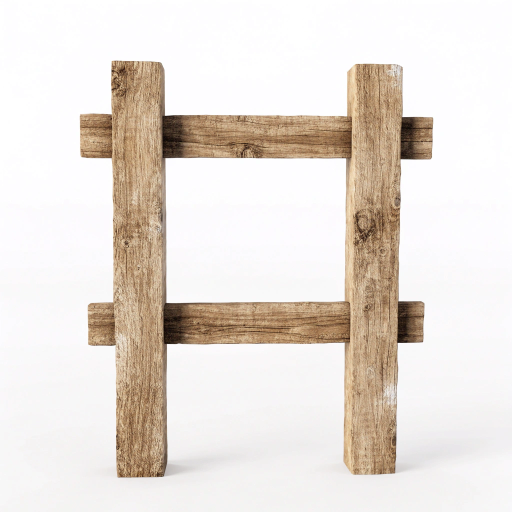
#> input picture tools/source_art/struct_fence_wood.png, 1024 x 1024 px (shown at 1/2 size)
$ python prepare_fence_art.py
#> lines starting #> are read from the running program, lines starting #| are printed output that depends on the picture; after the words box and inside, x2 and y2 are one past the last pixel; in counts of white or black regions, pixels touching at a corner belong together
### tools/prepare_building_art.py
#!/usr/bin/env python3
"""Clean up the ground tiles and building pictures received in #40 and write them to raw_assets/.

The originals are in tools/source_art/ and are never changed. For each one this script:

  * gives it a real alpha channel where it has none. The two windmill pictures came as JPEGs
    with the grey-and-white "transparency" checkerboard painted into the pixels; the board is
    keyed out by its colour (flat grey of the board's two tones) and by being reachable from
    the edge of the picture, or lying in a pocket of board inside the picture;
  * strips the pale halo that background removal left round the ground tiles and the blades
    (white wisps along the edges, a few bluish specks) and drops stray specks that are not
    part of the picture (a blue dot in a corner of the soil tile);
  * brings it to the atlas' source scale, 720 px per tile, where that makes it smaller:
    the ground tiles and the greenhouse are resized so that their footprint is exactly one
    tile wide; the tiles are also stretched upright so that their top face is a 2:1 diamond,
    the shape of a tile in the game;
  * works out its anchor (the point that stands on the ground) and, for the buildings that
    would have to be enlarged to cover their footprint, the scale they are drawn at, and
    writes both into atlas_overrides.json for asset_packer.py.

The hut, the well and the five decorations of #74 (PROPS) came on white, 1024 x 1024, like the
crops: they are cut out of it first (prepare_drawable_art.cut_out), taking out only the plain
white, as the hut's plinth is a pale cream that the usual cut bit into.

Usage:
  python tools/prepare_building_art.py                 # writes raw_assets/ and the overrides
  python tools/prepare_building_art.py --preview out/  # also writes preview pictures

Requires Pillow and numpy.
"""

from __future__ import annotations

import argparse
import json
from pathlib import Path

import numpy as np
from PIL import Image

TOOLS = Path(__file__).resolve().parent
SOURCE = TOOLS / "source_art"
RAW = TOOLS / "raw_assets"
OVERRIDES = TOOLS / "atlas_overrides.json"

#: Source pixels per tile, the scale asset_packer.py is run with (--source-tile-width 720).
TILE = 720

ALPHA_MIN = 8


# --- Masks -------------------------------------------------------------------------------------

def dilate(mask: np.ndarray, times: int = 1) -> np.ndarray:
    out = mask.copy()
    for _ in range(times):
        grown = out.copy()
        grown[1:, :] |= out[:-1, :]
        grown[:-1, :] |= out[1:, :]
        grown[:, 1:] |= out[:, :-1]
        grown[:, :-1] |= out[:, 1:]
        out = grown
    return out


def reconstruct(seed: np.ndarray, mask: np.ndarray) -> np.ndarray:
    """Everything in [mask] connected to [seed] (4-connected)."""
    region = seed & mask
    while True:
        grown = dilate(region) & mask
        if (grown == region).all():
            return region
        region = grown


def components(mask: np.ndarray) -> list[np.ndarray]:
    """The connected parts of [mask], largest first."""
    left = mask.copy()
    parts = []
    while left.any():
        y, x = np.argwhere(left)[0]
        seed = np.zeros_like(left)
        seed[y, x] = True
        part = reconstruct(seed, left)
        parts.append(part)
        left &= ~part
    return sorted(parts, key=lambda p: -p.sum())


def border(shape) -> np.ndarray:
    b = np.zeros(shape, bool)
    b[0, :] = b[-1, :] = b[:, 0] = b[:, -1] = True
    return b


# --- Cleaning ----------------------------------------------------------------------------------

# [85 lines left out: functions key_out_checkerboard, strip_halo, keep_main_part, not called in this run]


def crop(rgba: np.ndarray) -> np.ndarray:
    ys, xs = np.where(rgba[:, :, 3] > ALPHA_MIN)
    return rgba[ys.min():ys.max() + 1, xs.min():xs.max() + 1]


def resize(rgba: np.ndarray, sx: float, sy: float) -> np.ndarray:
    h, w = rgba.shape[:2]
    size = (max(1, round(w * sx)), max(1, round(h * sy)))
    # Premultiplied, so that transparent pixels do not bleed their colour into the edge.
    image = Image.fromarray(rgba, "RGBA").convert("RGBa").resize(size, Image.LANCZOS).convert("RGBA")
    return np.array(image)


# --- Measuring ---------------------------------------------------------------------------------

# [54 lines left out: functions base_of, ground_centre_y, top_face_of, not called in this run]


# --- The pictures ------------------------------------------------------------------------------

def load(name: str) -> np.ndarray:
    return np.array(Image.open(SOURCE / name).convert("RGBA"))


# [190 lines left out: functions flatten_light, prepare_tile, flat_to_tile, bilinear, fit_plinth, not called in this run]


#: How high, as a share of the base's width, the foot of each picture may be stretched
#: ([fit_plinth]): up to where the stones meet the walls.
PLINTH_BAND = {"struct_cottage": 0.2, "struct_hut": 0.16}


# [42 lines left out: functions prepare_plinthed, prepare_building, not called in this run]


#: The pictures of #74, each (source, how it is sized):
#:   ("tiles", n)   a building over its footprint, n tiles across ([prepare_building]);
#:   ("w", share)   a decoration [share] of a tile wide; ("h", share) as tall: about the size it
#:                  was drawn in code, within its cell.
#: [band] is how much of the foot of the picture its base is looked for in ([base_of]): the well's
#: bucket hangs down to near the foot of the stones, so only the lowest part is taken there; the
#: bench's back legs end well above its front ones.
PROPS: dict[str, tuple[str, tuple, float]] = {
    "struct_hut": ("building_hut.png", ("tiles", 2), 0.35),
    "struct_well": ("building_well.png", ("w", 0.86), 0.12),
    "deco_rock": ("deco_rock.png", ("w", 0.46), 0.35),
    "deco_bench": ("deco_bench.png", ("w", 0.56), 0.45),
    "deco_lantern": ("deco_lantern.png", ("h", 0.44), 0.2),
    "deco_sprinkler": ("deco_sprinkler.png", ("h", 0.34), 0.2),
    "deco_weathervane": ("deco_weathervane.png", ("h", 0.8), 0.08),
    "deco_starter_crate": ("deco_starter_crate.png", ("w", 0.42), 0.2),
    "deco_bench_back": ("bench_back.png", ("w", 0.56), 0.45),
    "deco_rock_flat": ("rock_flat.png", ("w", 0.5), 0.35),
    "deco_rock_mossy": ("rock_mossy.png", ("w", 0.5), 0.35),
    "deco_rock_standing": ("rock_standing.png", ("h", 0.68), 0.1),
    "deco_rock_pebbles": ("rock_pebbles.png", ("w", 0.52), 0.3),
    "struct_bridge_taiko": ("bridge_taiko.png", ("w", 1.5), 0.3),
}


# [55 lines left out: functions cut_stone, cut_from_white, without_shut_in_white, prepare_prop, not called in this run]


#: How far short of the footprint's two ends the deck stops, in cells, together.
BRIDGE_MARGIN = 0.1

#: How much longer the bridge over a river two cells wide is: four cells to three, across the screen.
BRIDGE_LONG = 1.25

#: How much of the picture at each end, where the deck lies on the bank, keeps its shape.
BRIDGE_ENDS = 0.2

#: How much higher the middle of the long arch rises, as a share of the picture's height.
BRIDGE_RISE = 0.09


# [193 lines left out: functions lengthen_bridge, bridge_fit, nozzle_of, prepare_windmill, hub_of, polygon and 4 more, not called in this run]


#: How much of the daikon's root shows above the bed, from its shoulder down.
ROOT_SHOWN = 0.62


# [55 lines left out: functions prepare_daikon, prepare_all, not called in this run]


#: The things that came with no icon of their own: theirs is their picture.
ICONS_FROM_PICTURE = ("deco_rock_flat", "deco_rock_mossy", "deco_rock_standing", "deco_rock_pebbles", "struct_bridge_taiko")


# [40 lines left out: functions write, preview, main, not called in this run]


# [2 lines that do not run on import are left out]

### tools/prepare_fence_art.py
#!/usr/bin/env python3
"""Cut the three fences and the brick edging into the parts the garden joins up (#85).

Each original (tools/source_art/struct_fence_*.png, struct_edging_brick.png) is one section seen
from the front, on white. Out of it come, for each of them, with <id> its object id:

  <id>.png        the whole picture: one standing alone
  <id>_post.png   one post, with nothing of the rails left on it: what stands on a cell of a run
  <id>_rail.png   what goes between two posts, one cell long and still upright; the garden shears
                  it along the grid, so it lies at any of the slopes of a run

Everything is at the atlas' source scale, 720 px a tile. Across the screen a cell of a run is half
a tile, so a rail is 360 px between post centres, whatever is the picture's own width. The fences
are all [POST_HEIGHT] tall, the picture squeezed in height until they are. Their middles are
made up to that width by laying them side by side, never by drawing them out: stretched, the wood's
rails lost their grain and read as thin sticks (#86), and pickets would turn fat. The wood's copies
overlap and fade into one another, as its rails do not end where they could meet. Sheared along
the grid a rail keeps its height on the screen but is thinner across, so the wood's bars are made
that much taller ([SHEAR_THICKNESS]): across they are as thick as on the section standing alone.

Usage:
  python tools/prepare_fence_art.py                 # writes raw_assets/ and the overrides
  python tools/prepare_fence_art.py --preview out/  # also a picture of them all joined up

Requires Pillow and numpy.
"""

from __future__ import annotations

import argparse
import json
from dataclasses import dataclass
from pathlib import Path

import numpy as np
from PIL import Image, ImageDraw

from prepare_building_art import OVERRIDES, RAW, SOURCE, TILE, components, crop, dilate, reconstruct, resize, border
from prepare_drawable_art import ICONS, to_icon

#: A post's height, in source pixels. Between the two the old fence had: 167 joined, 247 alone.
POST_HEIGHT = 210

#: Across the screen, from the centre of a post to the next one's.
SPAN = TILE // 2

#: How far a rail goes in under the post at each of its ends, so that no gap shows between them.
RAIL_TUCK = 3

#: How much taller a bar lying along a cell must be to stay as thick: 1 / cos(atan(1/2)).
SHEAR_THICKNESS = 1.118

#: The edging's height: about a third of a post's.
BRICK_HEIGHT = 76

#: How much of a tooth's far side is the next brick's dark edge, in the original's pixels.
BRICK_SLIVER = 30

#: Bricks to a cell, and how much of the original's row a tooth of the saw is, in pixels.
BRICKS_PER_CELL = 7
BRICK_PITCH = 224

#: The stretch of the original's row that repeats: its left edge at the top and the bottom of the
#: picture, running down the gap between two bricks.
BRICK_SEAM_TOP = (470, 440)
BRICK_SEAM_BOTTOM = (272, 650)


@dataclass(frozen=True)
class Fence:
    source: str
    #: The post kept: the columns of its shaft, top and bottom row. [cap] is the columns and the
    #: last row of what is wider than the shaft at its top.
    post: tuple[int, int, int, int]
    cap: tuple[int, int, int] | None
    #: The columns of the middle, between the two posts.
    middle: tuple[int, int]
    #: How much wider than tall the picture is drawn: the originals are narrow for the cell.
    stout: float
    #: How many times the middle is laid side by side.
    repeats: int
    #: How many of the original's columns two copies fade across; 0 where they just meet.
    overlap: int = 0
    #: The rows of the bars that run across, top and bottom, made up for the shear; none for
    #: what has uprights in front of its rails.
    bars: tuple[tuple[int, int], ...] = ()


FENCES: dict[str, Fence] = {
    "struct_fence": Fence("struct_fence_wood.png", (223, 333, 121, 955), None, (338, 684), stout=1.3, repeats=3, overlap=60, bars=((226, 320), (601, 692))),
    "struct_fence_white": Fence("struct_fence_white.png", (226, 318, 169, 858), (205, 340, 224), (319, 701), stout=1.3, repeats=2),
    "struct_fence_bamboo": Fence("struct_fence_bamboo.png", (160, 236, 213, 815), None, (288, 781), stout=1.0, repeats=2),
}


def unmix(rgb: np.ndarray, alpha: np.ndarray) -> np.ndarray:
    """[rgb] as it was before it was mixed with the white behind it, with the [alpha] (0 to 1) given."""
    a = alpha[..., None]
    clean = (rgb.astype(float) - (1 - a) * 255.0) / np.maximum(a, 0.05)
    return np.clip(clean, 0, 255)


def cut_plain_white(name: str) -> np.ndarray:
    """
    [name] cut out of pure white and nothing else, for what is itself pale: the white fence's paint
    is light grey (about 205), its background 255, and the outline in between is taken back out of
    the mix. Gaps between its pickets go as well, wherever they are.
    """
    rgb = np.array(Image.open(SOURCE / name).convert("RGB"))
    darkest = rgb.astype(int).min(axis=2).astype(float)
    alpha = np.clip((250.0 - darkest) / 30.0, 0.0, 1.0)
    alpha[alpha < 0.08] = 0.0
    out = unmix(rgb, alpha)
    return np.dstack([out, alpha * 255.0]).round().astype(np.uint8)


def cut_shadowed(name: str) -> np.ndarray:
    """
    [name] cut out of a white floor with a soft grey shadow on it: all that is pale and has no
    colour goes, from the picture's edge and in the pockets the picture shuts in. Pale flecks
    inside the outline stay.
    """
    rgb = np.array(Image.open(SOURCE / name).convert("RGB"))
    v = rgb.astype(int)
    mx, mn = v.max(axis=2), v.min(axis=2)
    pale = (mn > 176) & ((mx - mn) < 22)
    background = reconstruct(border(pale.shape), pale)
    for part in components(pale & ~background):
        if part.sum() > 900:
            background |= part
    alpha = np.where(background, 0.0, 1.0)
    rim = dilate(background) & ~background
    alpha[rim] = np.clip((245.0 - mn[rim]) / 70.0, 0.25, 1.0)
    out = unmix(rgb, alpha)
    return np.dstack([out, alpha * 255.0]).round().astype(np.uint8)


def only(rgba: np.ndarray, keep: np.ndarray) -> np.ndarray:
    out = rgba.copy()
    out[..., 3] = (out[..., 3] * keep).astype(np.uint8)
    return out


def post_of(cut: np.ndarray, fence: Fence) -> np.ndarray:
    """The post alone: the shaft's columns, and the cap's over the rows it takes."""
    x0, x1, top, bottom = fence.post
    keep = np.zeros(cut.shape[:2], bool)
    keep[top - 2:bottom + 3, x0:x1] = True
    if fence.cap:
        cap_from, cap_to, cap_last = fence.cap
        keep[top - 2:cap_last, cap_from:cap_to] = True
    return only(cut, keep)


def lay_side_by_side(strip: np.ndarray, times: int, overlap: int) -> np.ndarray:
    """[times] copies of [strip] in a row, each fading into the next across [overlap] columns."""
    h, w = strip.shape[:2]
    step = w - overlap
    out = np.zeros((h, step * (times - 1) + w, 4))
    premultiplied = np.concatenate([strip[..., :3] * (strip[..., 3:4] / 255.0), strip[..., 3:4].astype(float)], axis=2)
    ramp = np.ones(w)
    if overlap:
        ramp[:overlap] = np.linspace(0.0, 1.0, overlap)
    for i in range(times):
        fade = np.ones(w) if i == 0 else ramp
        out[:, i * step:i * step + w] = out[:, i * step:i * step + w] * (1 - fade[None, :, None]) + premultiplied * fade[None, :, None]
    alpha = out[..., 3:4]
    rgb = np.where(alpha > 0, out[..., :3] * 255.0 / np.maximum(alpha, 1e-3), 0)
    return np.clip(np.concatenate([rgb, alpha], axis=2), 0, 255).round().astype(np.uint8)


def thickened(strip: np.ndarray, rows: tuple[int, int], top: int) -> np.ndarray:
    """[strip], whose first row is the picture's row [top], with the bar in [rows] taller about its middle."""
    first, last = rows[0] - top, rows[1] - top
    bar = strip[first:last]
    tall = int(round((last - first) * SHEAR_THICKNESS))
    grown = np.array(Image.fromarray(bar, "RGBA").convert("RGBa").resize((bar.shape[1], tall), Image.BICUBIC).convert("RGBA"))
    out = strip.copy()
    out[first:last] = 0
    at = (first + last - tall) // 2
    out[at:at + tall] = grown
    return out


def rail_of(cut: np.ndarray, fence: Fence, post_width: float, sx: float, sy: float) -> tuple[np.ndarray, float]:
    """
    What goes between two posts, [SPAN] less a post wide and tucked under them at its ends.
    @return it, and how far below its bottom edge the ground is, in source pixels.
    """
    x0, x1 = fence.middle
    _, _, top, bottom = fence.post
    strip = cut[top:bottom + 1, x0:x1].copy()
    if fence.cap:  # the cap reaches out over the middle
        strip[:fence.cap[2] + 4 - top, :, 3] = 0
    wide = SPAN - post_width + 2 * RAIL_TUCK
    tall = int(round((bottom + 1 - top) * sy))
    for rows in fence.bars:
        strip = thickened(strip, rows, top)
    whole = lay_side_by_side(strip, fence.repeats, fence.overlap)
    rail = np.array(Image.fromarray(whole, "RGBA").convert("RGBa").resize((int(round(wide)), tall), Image.LANCZOS).convert("RGBA"))
    ys = np.where(rail[..., 3].max(axis=1) > 8)[0]
    return rail, float(tall - 1 - ys.max())


# [29 lines left out: functions seam_distance, brick_row, not called in this run]


def prepare_fence(asset_id: str, fence: Fence) -> dict[str, tuple[np.ndarray, dict]]:
    cut = cut_plain_white(fence.source) if asset_id == "struct_fence_white" else cut_shadowed(fence.source)
    _, _, top, bottom = fence.post
    sy = POST_HEIGHT / (bottom + 1 - top)
    sx = sy * fence.stout
    single = crop(resize(crop(cut), sx, sy))
    post = crop(resize(crop(post_of(cut, fence)), sx, sy))
    rail, gap = rail_of(cut, fence, (fence.post[1] - fence.post[0]) * sx, sx, sy)
    rail = crop(rail)
    h = rail.shape[0]
    return {
        asset_id: (single, {"anchorX": 0.5, "anchorY": 0.97}),
        f"{asset_id}_post": (post, {"anchorX": 0.5, "anchorY": 0.97}),
        f"{asset_id}_rail": (rail, {"anchorX": 0.5, "anchorY": 1.0, "attachX": 0.5, "attachY": round(1.0 + gap / h, 4)}),
    }


# [9 lines left out: function prepare_edging, not called in this run]


def prepare_all() -> dict[str, tuple[np.ndarray, dict]]:
    out: dict[str, tuple[np.ndarray, dict]] = {}
    for asset_id, fence in FENCES.items():
        out.update(prepare_fence(asset_id, fence))
#> in cut_shadowed, rgb is the input picture: shape (1024, 1024, 3); mean R, G, B 231.3, 223.3, 216.4
#> the loop in cut_shadowed, `for part in components(pale & ~background):` made 13 passes
#> after the loop in cut_shadowed, `for part in components(pale & ~background):`:
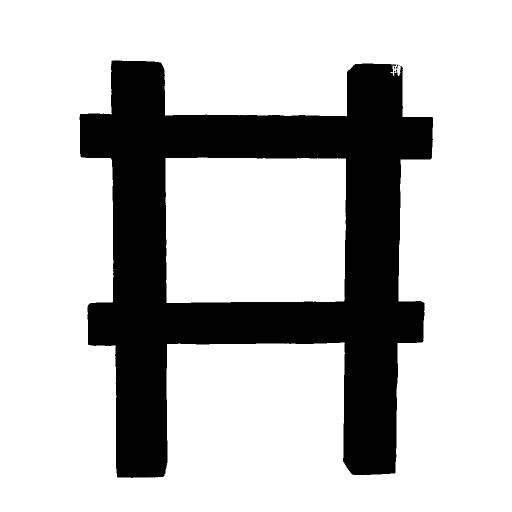
#> background: shape (1024, 1024) bool (shown at 1/2 size); 75.6% white; 3 black regions (2 under 20 px), largest, box (x1, y1, x2, y2) and area: (159, 121, 866, 956) 255612
#> in cut_shadowed, `alpha[rim] = np.clip((245.0 - mn[rim]) / 70.0, 0.25, 1.0)`:
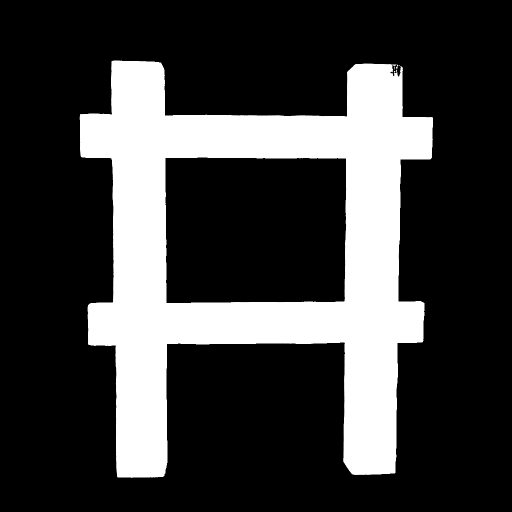
#> alpha: shape (1024, 1024) float64 (shown at 1/2 size); min 0, max 1, mean 0.243
#> in resize, `h, w = rgba.shape[:2]`: h = 835; w = 707
#> in resize, `size = (max(1, round(w * sx)), max(1, round(h * sy)))`: size = (231, 210)
#> in crop (call 3), `return rgba[ys.min():ys.max() + 1, xs.min():xs.max() + 1]`:
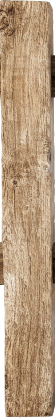
#> returned value: shape (835, 110, 4) (shown at 1/2 size); mean of channels 0, 1, 2, 3 170.7, 142.9, 113.4, 243; transparent parts drawn white
#> after the loop in rail_of, `for rows in fence.bars:`:
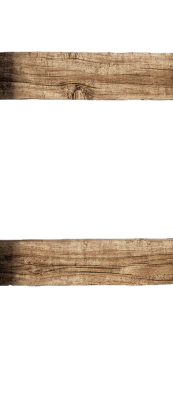
#> strip: shape (835, 346, 4) (shown at 1/2 size); mean of channels 0, 1, 2, 3 36.9, 29.6, 22.4, 57.7; transparent parts drawn white
#> after the loop in lay_side_by_side, `for i in range(times):`:
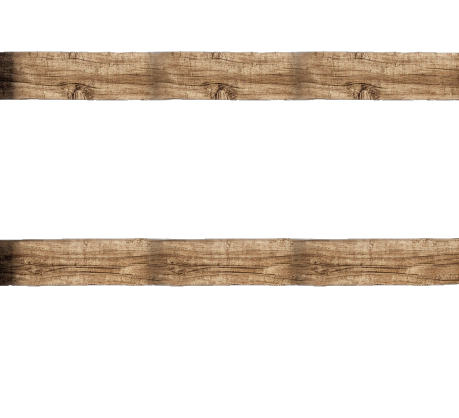
#> out: shape (835, 918, 4) float64 (shown at 1/2 size); mean of channels 0, 1, 2, 3 37.5, 30.1, 22.7, 57.7; transparent parts drawn white
#> in rail_of, `rail = np.array(Image.fromarray(whole, "RGBA").convert("RGBa").resize(..`:
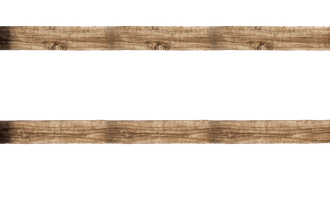
#> rail: shape (210, 330, 4); mean of channels 0, 1, 2, 3 43.1, 35, 27, 57.7; transparent parts drawn white
#> in rail_of, `ys = np.where(rail[..., 3].max(axis=1) > 8)[0]`: ys = 52 values from 25 to 144
#> in prepare_fence, `rail, gap = rail_of(cut, fence, (fence.post[1] - fence.post[0]) * sx, ..`: gap = 65
#> in crop (call 5), `ys, xs = np.where(rgba[:, :, 3] > ALPHA_MIN)`: ys = 16454 values from 25 to 144; xs = 16454 values, max 329 at index 429, min 0 at index 100, mean 164.5
#> in crop (call 5), `return rgba[ys.min():ys.max() + 1, xs.min():xs.max() + 1]`:
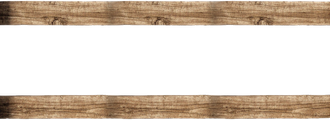
#> returned value: shape (120, 330, 4); mean of channels 0, 1, 2, 3 72.5, 58.9, 45.3, 100.9; transparent parts drawn white
#> pass 2 of the loop in prepare_all, `for asset_id, fence in FENCES.items():`:
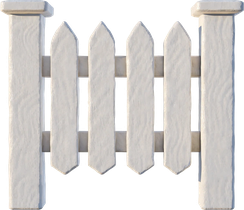
#> input picture tools/raw_assets/struct_fence_white.png, 244 x 210 px, found by its file name
#> clean: shape (210, 244, 3) float64
#> in resize (call 3), `h, w = rgba.shape[:2]`: h = 210; w = 244
#> size = (97, 64)
#> in resize (call 3), `image = Image.fromarray(rgba, "RGBA").convert("RGBa").resize(size, Ima..`:
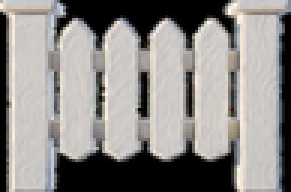
#> image: PIL image 97x64 RGBA (shown 3 times larger); mean R, G, B, A 138.5, 135.5, 133, 249.9; transparent parts drawn white
#> in only (call 2), `out[..., 3] = (out[..., 3] * keep).astype(np.uint8)`:
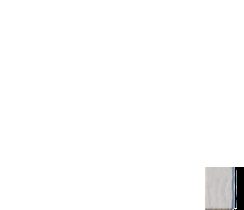
#> out: shape (210, 244, 4); mean of channels 0, 1, 2, 3 137, 134, 131.6, 8.3; transparent parts drawn white
    out.update(prepare_edging())
    return out


# [10 lines left out: function write, not called in this run]


def main() -> int:
    parser = argparse.ArgumentParser(description=__doc__, formatter_class=argparse.RawDescriptionHelpFormatter)
    parser.add_argument("--preview", type=Path, help="also write the sprites, on a dark and on a light ground, here")
    args = parser.parse_args()
    prepared = prepare_all()
    write(prepared)
    if args.preview:
        args.preview.mkdir(parents=True, exist_ok=True)
        for asset_id, (rgba, _) in prepared.items():
            sheet = Image.new("RGBA", (rgba.shape[1] * 2 + 20, rgba.shape[0] + 10), (70, 52, 38, 255))
            ImageDraw.Draw(sheet).rectangle((rgba.shape[1] + 10, 0, sheet.width, sheet.height), fill=(198, 214, 150, 255))
            sprite = Image.fromarray(rgba, "RGBA")
            sheet.alpha_composite(sprite, (5, 5))
            sheet.alpha_composite(sprite, (rgba.shape[1] + 15, 5))
            sheet.convert("RGB").save(args.preview / f"{asset_id}.png")
    return 0


if __name__ == "__main__":
#> (the run stopped early here; a loop or call above may not have finished)
